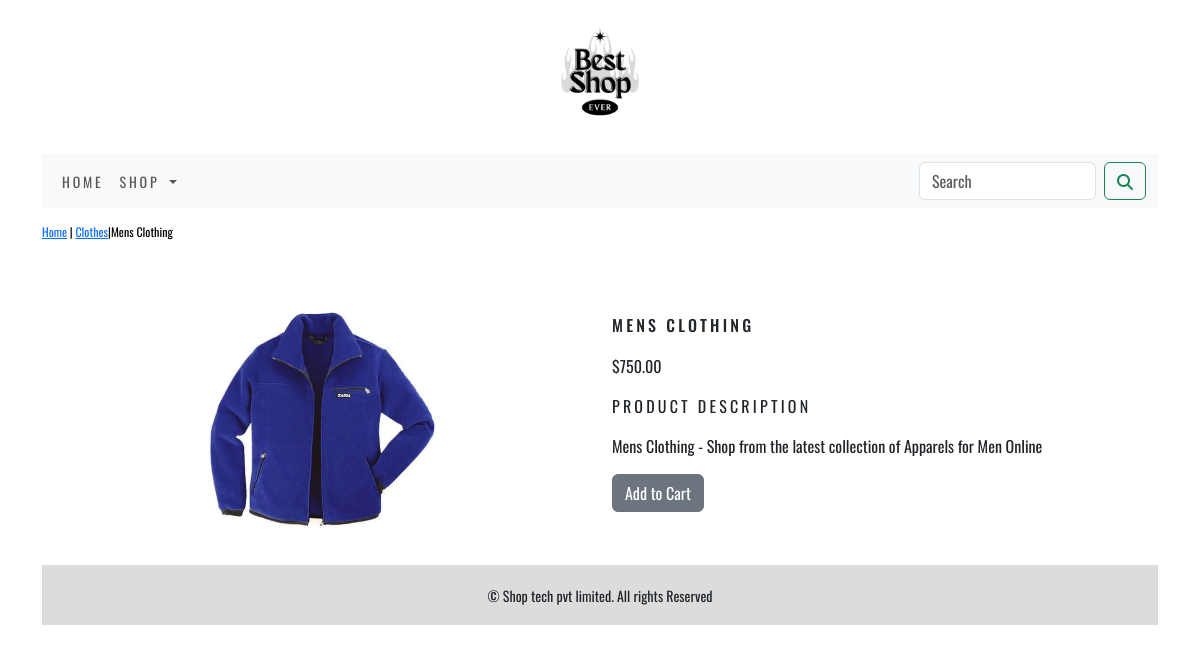
Screenshot of /shop/clothes/mens-clothing/ with the database file from the repository.
### shop/models.py (models this page shows, shortened)
class Product(models.Model):
    name = models.CharField(max_length=250, unique=True)
    slug = models.SlugField(max_length=250, unique=True)
    description = models.TextField(blank=True)
    price=models.DecimalField(max_digits=10,decimal_places=2)
    category=models.ForeignKey(Category,on_delete=models.CASCADE)
    image=models.ImageField(upload_to='product',blank=True)
    stock=models.IntegerField()
    available=models.BooleanField(default=True)
    created=models.DateTimeField(auto_now_add=True)
    updated=models.DateTimeField(auto_now=True)
    class Meta:
        ordering=('name',)
        verbose_name='product'
        verbose_name_plural='products'

class Category(models.Model):
    name=models.CharField(max_length=250,unique=True)
    slug=models.SlugField(max_length=250,unique=True)
    description=models.TextField(blank=True)
    image=models.ImageField(upload_to='category',blank=True)
    class Meta:
        ordering=('name',)
        verbose_name='category'
        verbose_name_plural='categories'
    def get_url(self):
        return reverse('shop:products_by_category',args=[self.slug])
    def __str__(self):
        return '{}'.format(self.name)

### shop/views.py (the view)
# urls.py: path('<slug:c_slug>/<slug:product_slug>/',views.ProDetail,name='prodCatdetail')
def ProDetail(request,c_slug,product_slug):
    try:
        product=Product.objects.get(category__slug=c_slug,slug=product_slug)
    except Exception as e:
        raise e
    return render(request,'product.html',{'product':product})

### cart/context_processors.py (called while the page is built)
def counter(request):
    item_count=0
    if 'admin' in request.path:
        return {}
    else:
        try:
            cart=Cart.objects.filter(cart_id=_cart_id(request))
            cart_items=CartItem.objects.all().filter(cart=cart[:1])
            for cart_item in cart_items:
                item_count += cart_item.quantity
        except Cart.DoesnotExist:
            item_count=0
    return dict(item_count=item_count)

### cart/views.py (called while the page is built)
def _cart_id(request):
    cart=request.session.session_key
    if not cart:
        cart=request.session.create()
    return cart

### shop/context_processors.py (called while the page is built)
def menu_links(request):
    links=Category.objects.all()
    return dict(links=links)

### templates/product.html (shortened to what this page needs)
{% extends 'base.html' %}
{% load static %}
{% block content %}
    <div class="row my_prod_row_class">
        <div class="mx_auto">
            <p><a href="{% url 'shop:allProdCat' %}">Home</a> | <a href="{{product.category.get_url}}">{{product.category}}</a>|{{product.name}}</p>
        </div>
    </div>
        <div class="container">
            <br>
            <div class="row">
                <div class="col-12 col-sm-12 col-md-12 col-lg-6 text-center">
                    <div style="min-width:18rem">
                        <img class="card-img-top my_image" src="{{product.image.url}}" alt="{{product.name}}">
                    </div>
                </div>
                <div class="col-12 col-sm-12 col-md-12 col-lg-6">
                    <div >
                        <h1 class="my_prod_title">{{product.name}}</h1>
                        <p>${{product.price}}</p>
                        <p class="my_title">Product Description</p>
                        <p class="text-justify my_prod_text">{{product.description}}</p>
                        {% if product.stock <= 0 %}
                        <p class="text-justify my_prod_text"><b>Out of Stock</b></p>
                        {% else %}
                        <a class="btn btn-secondary" href="{% url 'cart:add_cart' product.id %}">Add to Cart</a>
                        {% endif %}
                    </div>
                </div>
            </div>
        </div>
<br>
{% endblock %}

### static/css/custom.css (style rules this page uses)
body { font-family: 'Oswald', sans-serif !important; }
.my_image { width: 100%; height: auto; }
.card-img-top { width: 100%; height: 30vh; object-fit: contain; }
.my_title { font-size:16px; text-transform:uppercase; letter-spacing:.2em; }
.my_prod_row_class { padding-top:15px; padding-bottom:20px; }
.my_prod_row_class .mx_auto { color:#000; font-size:12px; text-decoration:none; }
.my_prod_title { font-size:16px; text-transform:uppercase; letter-spacing:.2em; padding-top:15px; padding-bottom:10px; }
.my_prod_title { padding-right:20px; }

### rows the page displays
Product: category "Clothes", name "Mens Clothing", image (picture), name "MENS CLOTHING", price "750.00", description "Mens Clothing - Shop from the latest collection of Apparels for Men Online"
